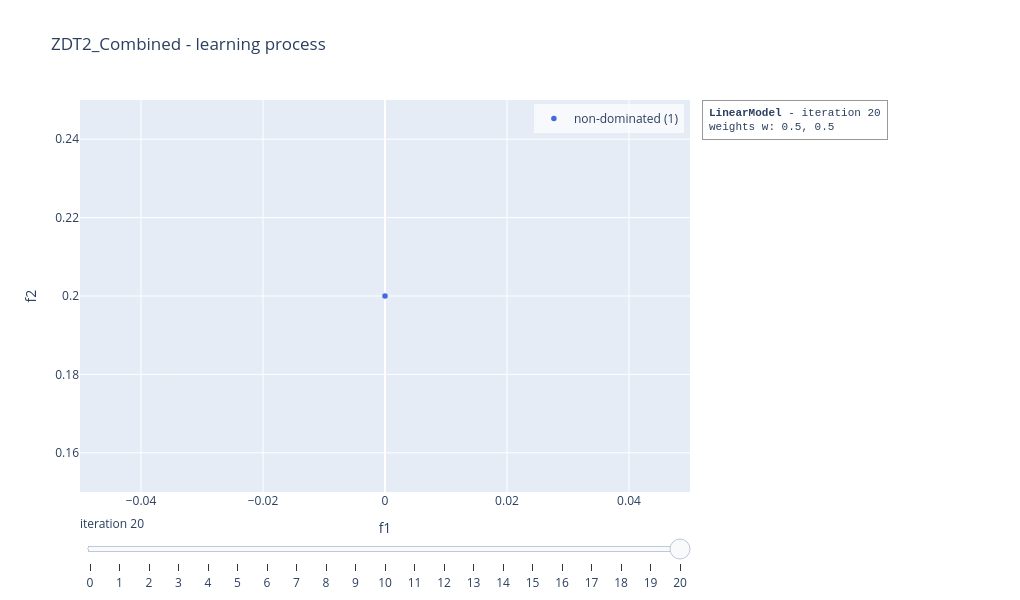

The code cell stored with this chart in its notebook:
### Code cell
linear_model.visualise("learning", show = False)

### Figure 1 — Plotly figure (JSON) as saved in the notebook; plotly's stock layout.template omitted (floating-point values rounded to 4 significant figures)
{"data": [{"marker": {"color": "royalblue", "size": 5.5}, "mode": "markers", "name": "non-dominated (1)", "type": "scatter", "x": [0.0], "y": [0.2]}], "layout": {"annotations": [{"align": "left", "bgcolor": "rgba(255,255,255,0.85)", "bordercolor": "#999999", "borderpad": 6, "borderwidth": 1, "font": {"family": "Courier New, monospace", "size": 11}, "showarrow": false, "text": "<b>LinearModel</b> - iteration 20<br>weights w: 0.5, 0.5", "x": 1.02, "xanchor": "left", "xref": "paper", "y": 1, "yanchor": "top", "yref": "paper"}], "height": 600, "legend": {"bgcolor": "rgba(255,255,255,0.7)", "x": 0.99, "xanchor": "right", "y": 0.99, "yanchor": "top"}, "margin": {"r": 330}, "showlegend": true, "sliders": [{"active": 20, "currentvalue": {"prefix": "iteration "}, "steps": [{"args": [["0"], {"frame": {"redraw": true}, "mode": "immediate"}], "label": "0", "method": "animate"}, {"args": [["1"], {"frame": {"redraw": true}, "mode": "immediate"}], "label": "1", "method": "animate"}, {"args": [["2"], {"frame": {"redraw": true}, "mode": "immediate"}], "label": "2", "method": "animate"}, {"args": [["3"], {"frame": {"redraw": true}, "mode": "immediate"}], "label": "3", "method": "animate"}, {"args": [["4"], {"frame": {"redraw": true}, "mode": "immediate"}], "label": "4", "method": "animate"}, {"args": [["5"], {"frame": {"redraw": true}, "mode": "immediate"}], "label": "5", "method": "animate"}, {"args": [["6"], {"frame": {"redraw": true}, "mode": "immediate"}], "label": "6", "method": "animate"}, {"args": [["7"], {"frame": {"redraw": true}, "mode": "immediate"}], "label": "7", "method": "animate"}, {"args": [["8"], {"frame": {"redraw": true}, "mode": "immediate"}], "label": "8", "method": "animate"}, {"args": [["9"], {"frame": {"redraw": true}, "mode": "immediate"}], "label": "9", "method": "animate"}, {"args": [["10"], {"frame": {"redraw": true}, "mode": "immediate"}], "label": "10", "method": "animate"}, {"args": [["11"], {"frame": {"redraw": true}, "mode": "immediate"}], "label": "11", "method": "animate"}, {"args": [["12"], {"frame": {"redraw": true}, "mode": "immediate"}], "label": "12", "method": "animate"}, {"args": [["13"], {"frame": {"redraw": true}, "mode": "immediate"}], "label": "13", "method": "animate"}, {"args": [["14"], {"frame": {"redraw": true}, "mode": "immediate"}], "label": "14", "method": "animate"}, {"args": [["15"], {"frame": {"redraw": true}, "mode": "immediate"}], "label": "15", "method": "animate"}, {"args": [["16"], {"frame": {"redraw": true}, "mode": "immediate"}], "label": "16", "method": "animate"}, {"args": [["17"], {"frame": {"redraw": true}, "mode": "immediate"}], "label": "17", "method": "animate"}, {"args": [["18"], {"frame": {"redraw": true}, "mode": "immediate"}], "label": "18", "method": "animate"}, {"args": [["19"], {"frame": {"redraw": true}, "mode": "immediate"}], "label": "19", "method": "animate"}, {"args": [["20"], {"frame": {"redraw": true}, "mode": "immediate"}], "label": "20", "method": "animate"}]}], "title": {"text": "ZDT2_Combined - learning process"}, "width": 1020, "xaxis": {"range": [-0.05, 0.05], "title": {"text": "f1"}}, "yaxis": {"range": [0.15, 0.25], "title": {"text": "f2"}}}}
